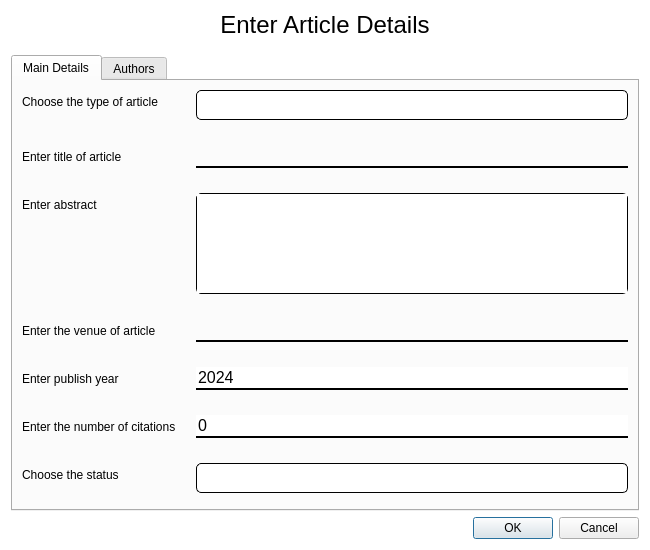
<?xml version="1.0" encoding="UTF-8"?>
<ui version="4.0">
 <class>AddArticleDialog</class>
 <widget class="QDialog" name="AddArticleDialog">
  <property name="geometry">
   <rect>
    <x>0</x>
    <y>0</y>
    <width>650</width>
    <height>550</height>
   </rect>
  </property>
  <property name="windowTitle">
   <string>Create New Article</string>
  </property>
  <property name="modal">
   <bool>true</bool>
  </property>
  <property name="styleSheet">
   <string notr="true">/* --- Nền chung --- */
QWidget#AddArticleDialog {
    background-color: #FFFFFF;
}

/* --- Tiêu đề --- */
QLabel#titleLabel {
    font-size: 24px;
    font-family: "Times New Roman", serif;
    color: #000000;
    padding-bottom: 10px;
}

/* --- Nhãn (Labels) --- */
QLabel[objectName$="Label"] {
    background-color: #12B0E8;
    color: white;
    border-radius: 6px;
    padding: 8px;
    font-size: 14px;
    font-weight: bold;
    min-width: 150px; /* Rộng hơn 1 chút */
}

/* --- Khung nhập liệu (QLineEdit) --- */
QLineEdit {
    border: none;
    border-bottom: 2px solid #000000;
    background-color: transparent;
    font-size: 16px;
    padding-left: 5px;
}
QLineEdit:focus {
    border-bottom: 2px solid #12B0E8;
}

/* --- Hộp chọn (QComboBox) --- */
QComboBox {
    border: 1px solid #000000;
    border-radius: 5px;
    padding: 5px;
    font-size: 14px;
}
QComboBox::drop-down {
    border: none;
}

/* --- Hộp nhập số (QSpinBox) --- */
QSpinBox {
    border: none;
    border-bottom: 2px solid #000000;
    font-size: 16px;
}
QSpinBox::up-button, QSpinBox::down-button {
    border: none;
    width: 0px;
}

/* --- Vùng nhập text (QTextEdit) --- */
QTextEdit {
    border: 1px solid #000000;
    border-radius: 5px;
    font-size: 14px;
}
QTextEdit:focus {
    border: 1px solid #12B0E8;
}
</string>
  </property>
  <layout class="QVBoxLayout" name="verticalLayout_Main">
   <item>
    <widget class="QLabel" name="titleLabel">
     <property name="text">
      <string>Enter Article Details</string> </property>
     <property name="alignment">
      <set>Qt::AlignCenter</set>
     </property>
    </widget>
   </item>
   <item>
    <widget class="QTabWidget" name="tabWidget">
     
     <widget class="QWidget" name="mainDetailsTab">
      <attribute name="title">
       <string>Main Details</string>
      </attribute>
      <layout class="QVBoxLayout" name="verticalLayout_Tab1">
       <item>
        <layout class="QFormLayout" name="formLayout">
         <property name="horizontalSpacing">
          <number>20</number>
         </property>
         <property name="verticalSpacing">
          <number>25</number>
         </property>
         <item row="0" column="0">
          <widget class="QLabel" name="typeLabel">
           <property name="text">
            <string>Choose the type of article</string>
           </property>
          </widget>
         </item>
         <item row="0" column="1">
          <widget class="QComboBox" name="typeComboBox"/>
         </item>
         <item row="1" column="0">
          <widget class="QLabel" name="titleFieldLabel">
           <property name="text">
            <string>Enter title of article</string>
           </property>
          </widget>
         </item>
         <item row="1" column="1">
          <widget class="QLineEdit" name="titleLineEdit"/>
         </item>
         <item row="2" column="0">
          <widget class="QLabel" name="abstractLabel">
           <property name="text">
            <string>Enter abstract</string>
           </property>
          </widget>
         </item>
         <item row="2" column="1">
          <widget class="QTextEdit" name="abstractTextEdit">
           <property name="minimumSize">
            <size>
             <width>0</width>
             <height>80</height>
            </size>
           </property>
          </widget>
         </item>
         <item row="3" column="0">
          <widget class="QLabel" name="venueLabel">
           <property name="text">
            <string>Enter the venue of article</string>
           </property>
          </widget>
         </item>
         <item row="3" column="1">
          <widget class="QLineEdit" name="venueLineEdit"/>
         </item>
         <item row="4" column="0">
          <widget class="QLabel" name="yearLabel">
           <property name="text">
            <string>Enter publish year</string>
           </property>
          </widget>
         </item>
         <item row="4" column="1">
          <widget class="QSpinBox" name="yearSpinBox">
           <property name="maximum">
            <number>2099</number>
           </property>
           <property name="minimum">
            <number>1900</number>
           </property>
           <property name="value">
            <number>2024</number> </property>
          </widget>
         </item>
         <item row="5" column="0">
          <widget class="QLabel" name="citationsLabel">
           <property name="text">
            <string>Enter the number of citations</string>
           </property>
          </widget>
         </item>
         <item row="5" column="1">
          <widget class="QSpinBox" name="citationsSpinBox">
           <property name="maximum">
            <number>999999</number>
           </property>
          </widget>
         </item>
         <item row="6" column="0">
          <widget class="QLabel" name="statusLabel">
           <property name="text">
            <string>Choose the status</string>
           </property>
          </widget>
         </item>
         <item row="6" column="1">
          <widget class="QComboBox" name="statusComboBox"/>
         </item>
        </layout>
       </item>
       <item>
        <spacer name="verticalSpacer_Tab1">
         <property name="orientation">
          <enum>Qt::Vertical</enum>
         </property>
        </spacer>
       </item>
      </layout>
     </widget>
     
     <widget class="QWidget" name="authorsTab">
      <attribute name="title">
       <string>Authors</string>
      </attribute>
      <layout class="QGridLayout" name="gridLayout">
       <item row="0" column="0">
        <widget class="QLabel" name="availableLabel">
         <property name="text">
          <string>Available Authors</string>
         </property>
        </widget>
       </item>
       <item row="0" column="2">
        <widget class="QLabel" name="selectedLabel">
         <property name="text">
          <string>Selected Authors</string>
         </property>
        </widget>
       </item>
       <item row="1" column="0">
        <widget class="QListWidget" name="availableAuthorsList"/>
       </item>
       <item row="1" column="1">
        <layout class="QVBoxLayout" name="verticalLayout_Buttons">
         <item>
          <spacer name="verticalSpacer_Buttons1">
           <property name="orientation">
            <enum>Qt::Vertical</enum>
           </property>
          </spacer>
         </item>
         <item>
          <widget class="QPushButton" name="addAuthorButton">
           <property name="text">
            <string>Add --&gt;</string>
           </property>
          </widget>
         </item>
         <item>
          <widget class="QPushButton" name="removeAuthorButton">
           <property name="text">
            <string>&lt;-- Remove</string>
           </property>
          </widget>
         </item>
         <item>
          <spacer name="verticalSpacer_Buttons2">
           <property name="orientation">
            <enum>Qt::Vertical</enum>
           </property>
          </spacer>
         </item>
        </layout>
       </item>
       <item row="1" column="2">
        <widget class="QListWidget" name="selectedAuthorsList"/>
       </item>
       <item row="2" column="0" colspan="3">
        <widget class="QPushButton" name="createNewAuthorButton">
         <property name="text">
          <string>Create New Author (and Add)</string>
         </property>
         <property name="styleSheet">
          <string notr="true">background-color: #28a745; color: white; padding: 8px;</string>
         </property>
        </widget>
       </item>
      </layout>
     </widget>
     
    </widget>
    </item>
   <item>
    <widget class="QDialogButtonBox" name="buttonBox">
     <property name="orientation">
      <enum>Qt::Horizontal</enum>
     </property>
     <property name="standardButtons">
      <set>QDialogButtonBox::Cancel|QDialogButtonBox::Ok</set>
     </property>
    </widget>
   </item>
  </layout>
 </widget>
 <resources/>
 <connections>
  <connection>
   <sender>buttonBox</sender>
   <signal>accepted()</signal>
   <receiver>AddArticleDialog</receiver>
   <slot>accept()</slot>
  </connection>
  <connection>
   <sender>buttonBox</sender>
   <signal>rejected()</signal>
   <receiver>AddArticleDialog</receiver>
   <slot>reject()</slot>
  </connection>
 </connections>
</ui>
